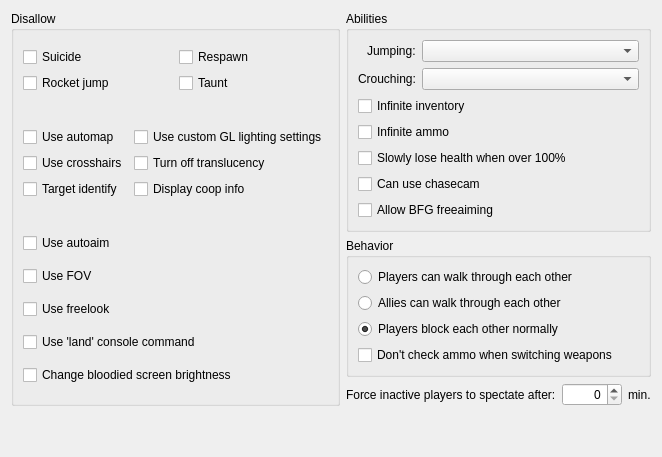
     <widget class="QWidget" name="tabPlayers">
      <attribute name="title">
       <string>Players</string>
      </attribute>
      <layout class="QVBoxLayout" name="verticalLayout_25">
       <item>
        <layout class="QHBoxLayout" name="horizontalLayout_2">
         <item>
          <widget class="QGroupBox" name="groupBox_3">
           <property name="title">
            <string>Disallow</string>
           </property>
           <layout class="QVBoxLayout" name="verticalLayout_5">
            <item>
             <layout class="QGridLayout" name="gridLayout_4">
              <item row="0" column="0">
               <widget class="QCheckBox" name="cbSuicide">
                <property name="text">
                 <string>Suicide</string>
                </property>
               </widget>
              </item>
              <item row="0" column="1">
               <widget class="QCheckBox" name="cbRespawn">
                <property name="text">
                 <string>Respawn</string>
                </property>
               </widget>
              </item>
              <item row="1" column="0">
               <widget class="QCheckBox" name="cbRocketJump">
                <property name="toolTip">
                 <string>&lt;html&gt;&lt;head/&gt;&lt;body&gt;&lt;p align=&quot;justify&quot;&gt;P_RadiusAttack doesn't give players any z-momentum if the attack was made by a player. This essentially disables rocket jumping.&lt;/p&gt;&lt;/body&gt;&lt;/html&gt;</string>
                </property>
                <property name="text">
                 <string>Rocket jump</string>
                </property>
               </widget>
              </item>
              <item row="1" column="1">
               <widget class="QCheckBox" name="cbTaunt">
                <property name="text">
                 <string>Taunt</string>
                </property>
               </widget>
              </item>
             </layout>
            </item>
            <item>
             <widget class="QWidget" name="widget_5" native="true">
              <property name="minimumSize">
               <size>
                <width>0</width>
                <height>8</height>
               </size>
              </property>
              <property name="maximumSize">
               <size>
                <width>16777215</width>
                <height>8</height>
               </size>
              </property>
             </widget>
            </item>
            <item>
             <layout class="QGridLayout" name="gridLayout_5">
              <item row="0" column="0">
               <widget class="QCheckBox" name="cbUseAutomap">
                <property name="text">
                 <string>Use automap</string>
                </property>
               </widget>
              </item>
              <item row="1" column="1">
               <widget class="QCheckBox" name="cbTurnOffTranslucency">
                <property name="text">
                 <string>Turn off translucency</string>
                </property>
               </widget>
              </item>
              <item row="1" column="0">
               <widget class="QCheckBox" name="cbUseCrosshairs">
                <property name="text">
                 <string>Use crosshairs</string>
                </property>
               </widget>
              </item>
              <item row="0" column="1">
               <widget class="QCheckBox" name="cbUseCustomGLLightingSettings">
                <property name="text">
                 <string>Use custom GL lighting settings</string>
                </property>
               </widget>
              </item>
              <item row="2" column="0">
               <widget class="QCheckBox" name="cbTargetIdentify">
                <property name="toolTip">
                 <string>Enforces clients not to identify players, i.e. behave as if cl_identifytarget == 0.</string>
                </property>
                <property name="text">
                 <string>Target identify</string>
                </property>
               </widget>
              </item>
              <item row="2" column="1">
               <widget class="QCheckBox" name="cbDisplayCoopInfo">
                <property name="toolTip">
                 <string>Enforces clients not to draw coop info, i.e. behave as if cl_drawcoopinfo == 0.</string>
                </property>
                <property name="text">
                 <string>Display coop info</string>
                </property>
               </widget>
              </item>
             </layout>
            </item>
            <item>
             <widget class="QWidget" name="widget_6" native="true">
              <property name="minimumSize">
               <size>
                <width>0</width>
                <height>8</height>
               </size>
              </property>
              <property name="maximumSize">
               <size>
                <width>16777215</width>
                <height>8</height>
               </size>
              </property>
             </widget>
            </item>
            <item>
             <widget class="QCheckBox" name="cbUseAutoaim">
              <property name="text">
               <string>Use autoaim</string>
              </property>
             </widget>
            </item>
            <item>
             <widget class="QCheckBox" name="cbUseFOV">
              <property name="toolTip">
               <string>Only let the arbitrator set FOV (for all players)</string>
              </property>
              <property name="text">
               <string>Use FOV</string>
              </property>
             </widget>
            </item>
            <item>
             <widget class="QCheckBox" name="cbUseFreelook">
              <property name="text">
               <string>Use freelook</string>
              </property>
             </widget>
            </item>
            <item>
             <widget class="QCheckBox" name="cbUseLandConsoleCommand">
              <property name="toolTip">
               <string>&lt;html&gt;&lt;head/&gt;&lt;body&gt;&lt;p&gt;Players are not allowed to use the land CCMD. Because of Zandronum's default amount of air control, flying players can get a huge speed boast with the land CCMD. Disallowing players to land, allows to keep the default air control most people are used to while not giving flying players too much of an advantage.&lt;/p&gt;&lt;/body&gt;&lt;/html&gt;</string>
              </property>
              <property name="text">
               <string>Use 'land' console command</string>
              </property>
             </widget>
            </item>
            <item>
             <widget class="QCheckBox" name="cbMaxBloodScalar">
              <property name="toolTip">
               <string>&lt;html&gt;&lt;head/&gt;&lt;body&gt;&lt;p&gt;Don't allow players to change how strongly will their screen flash when they get hit.&lt;/p&gt;&lt;/body&gt;&lt;/html&gt;</string>
              </property>
              <property name="text">
               <string>Change bloodied screen brightness</string>
              </property>
             </widget>
            </item>
           </layout>
          </widget>
         </item>
         <item>
          <layout class="QVBoxLayout" name="verticalLayout_4">
           <item>
            <widget class="QGroupBox" name="groupBox_4">
             <property name="title">
              <string>Abilities</string>
             </property>
             <layout class="QVBoxLayout" name="verticalLayout_7">
              <item>
               <layout class="QFormLayout" name="formLayout_2">
                <property name="labelAlignment">
                 <set>Qt::AlignRight|Qt::AlignTrailing|Qt::AlignVCenter</set>
                </property>
                <item row="0" column="0">
                 <widget class="QLabel" name="label_7">
                  <property name="text">
                   <string>Jumping:</string>
                  </property>
                 </widget>
                </item>
                <item row="0" column="1">
                 <widget class="QComboBox" name="cboJumping"/>
                </item>
                <item row="1" column="0">
                 <widget class="QLabel" name="label_8">
                  <property name="text">
                   <string>Crouching:</string>
                  </property>
                 </widget>
                </item>
                <item row="1" column="1">
                 <widget class="QComboBox" name="cboCrouching"/>
                </item>
               </layout>
              </item>
              <item>
               <widget class="QCheckBox" name="cbInfiniteInventory">
                <property name="text">
                 <string>Infinite inventory</string>
                </property>
               </widget>
              </item>
              <item>
               <widget class="QCheckBox" name="cbInfiniteAmmo">
                <property name="text">
                 <string>Infinite ammo</string>
                </property>
               </widget>
              </item>
              <item>
               <widget class="QCheckBox" name="cbSlowlyLoseHealthWhenOver100">
                <property name="toolTip">
                 <string>Like Quake 3</string>
                </property>
                <property name="text">
                 <string>Slowly lose health when over 100%</string>
                </property>
               </widget>
              </item>
              <item>
               <widget class="QCheckBox" name="cbCanUseChasecam">
                <property name="text">
                 <string>Can use chasecam</string>
                </property>
               </widget>
              </item>
              <item>
               <widget class="QCheckBox" name="cbAllowBFGFreeaiming">
                <property name="text">
                 <string>Allow BFG freeaiming</string>
                </property>
               </widget>
              </item>
             </layout>
            </widget>
           </item>
           <item>
            <widget class="QGroupBox" name="groupBox_5">
             <property name="title">
              <string>Behavior</string>
             </property>
             <layout class="QVBoxLayout" name="verticalLayout_8">
              <item>
               <widget class="QRadioButton" name="rbPlayersCanWalkThroughEachOther">
                <property name="text">
                 <string>Players can walk through each other</string>
                </property>
               </widget>
              </item>
              <item>
               <widget class="QRadioButton" name="rbAlliesCanWalkThroughEachOther">
                <property name="text">
                 <string>Allies can walk through each other</string>
                </property>
               </widget>
              </item>
              <item>
               <widget class="QRadioButton" name="rbPlayersBlockEachOtherNormally">
                <property name="text">
                 <string>Players block each other normally</string>
                </property>
                <property name="checked">
                 <bool>true</bool>
                </property>
               </widget>
              </item>
              <item>
               <widget class="QCheckBox" name="cbDontCheckAmmoWhenSwitchingWeapons">
                <property name="text">
                 <string>Don't check ammo when switching weapons</string>
                </property>
               </widget>
              </item>
             </layout>
            </widget>
           </item>
           <item>
            <layout class="QGridLayout" name="gridLayout_3">
             <item row="0" column="0">
              <widget class="QLabel" name="label_12">
               <property name="text">
                <string>Force inactive players to spectate after:</string>
               </property>
              </widget>
             </item>
             <item row="0" column="1">
              <widget class="QSpinBox" name="spinForceInactivePlayersSpectatingMins">
               <property name="minimumSize">
                <size>
                 <width>60</width>
                 <height>0</height>
                </size>
               </property>
               <property name="alignment">
                <set>Qt::AlignRight|Qt::AlignTrailing|Qt::AlignVCenter</set>
               </property>
               <property name="maximum">
                <number>9999</number>
               </property>
              </widget>
             </item>
             <item row="0" column="2">
              <widget class="QLabel" name="label_13">
               <property name="text">
                <string>min.</string>
               </property>
              </widget>
             </item>
            </layout>
           </item>
          </layout>
         </item>
        </layout>
       </item>
       <item>
        <spacer name="verticalSpacer_2">
         <property name="orientation">
          <enum>Qt::Vertical</enum>
         </property>
         <property name="sizeHint" stdset="0">
          <size>
           <width>20</width>
           <height>40</height>
          </size>
         </property>
        </spacer>
       </item>
      </layout>
     </widget>
